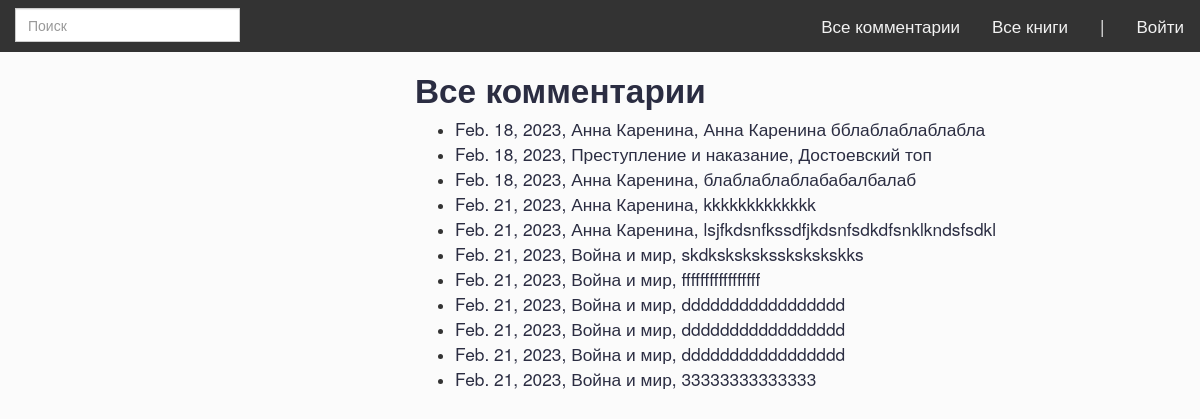
The app's page /comments/, older data.
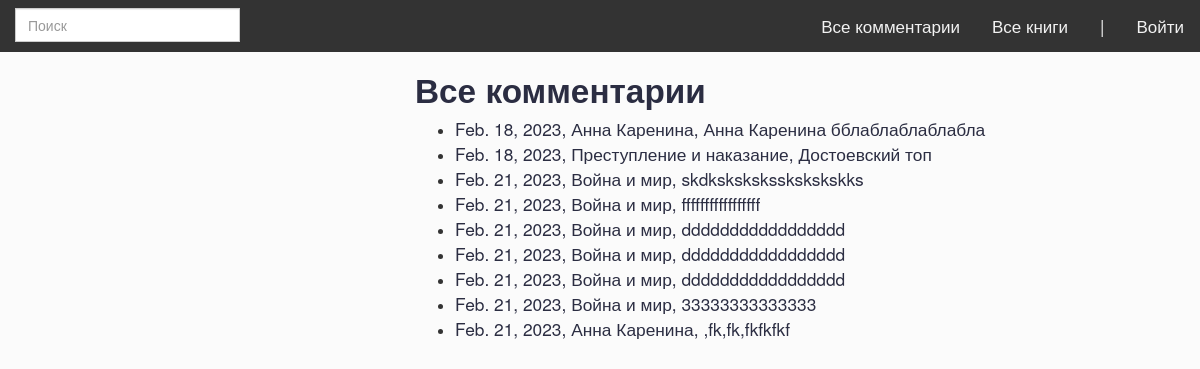
The same page, newer data.
### polls/models.py (models this page shows, shortened)
class Comment(models.Model):
    comment = models.CharField(max_length=2000)
    book = models.ForeignKey(Book, null=True, on_delete=models.DO_NOTHING)
    date_published = models.DateField(auto_now=True)
    user = models.ForeignKey(User, null=True, on_delete=models.DO_NOTHING)
    class Meta:
        db_table = "comment"

class Book(models.Model):
    author = models.CharField(max_length=200)
    book_name = models.CharField(max_length=200)
    date_published = models.IntegerField()
    def __str__(self):
        return self.book_name
    class Meta:
        ordering = ["book_name", "author"]

### polls/views.py (the view)
# urls.py: path('comments/', views.Comments.as_view(), name='comments'),
class Comments(generic.ListView):
    model = Comment

### polls/templates/polls/comment_list.html
{% extends "polls/base_generic.html" %}
{% block content %}
    <h1>Все комментарии</h1>
    {% if comment_list %}
    <ul>
      {% for comment in comment_list %}
      <li><h2>
        {{ comment.date_published }}, {{ comment.book}},
        {{comment.comment}}
      </li></h2>
      {% endfor %}
    </ul>
    {% else %}
      <h2><p>Комментариев пока нет. Будьте первой!</p></h2>
    {% endif %}
{% endblock %}

Row changes from the older to the newer data that the page shows:
removed Comment: date_published "Feb. 18, 2023", book "Анна Каренина", comment "блаблаблаблабабалбалаб"
removed Comment: date_published "Feb. 21, 2023", book "Анна Каренина", comment "kkkkkkkkkkkkk"
removed Comment: date_published "Feb. 21, 2023", book "Анна Каренина", comment "lsjfkdsnfkssdfjkdsnfsdkdfsnklkndsfsdkl"
added Comment: date_published "Feb. 21, 2023", book "Анна Каренина", comment ",fk,fk,fkfkfkf"
